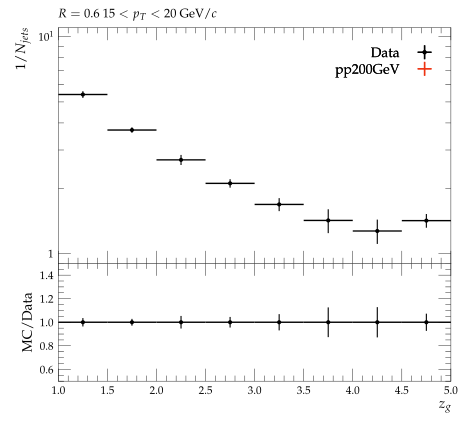

Source code (Python):
#! /usr/bin/env python3

# This Python script was auto-generated using YODA v2.1.0.
# Analysis object: /STAR_2020_I1783875/d16-x01-y01
# Timestamp: 07-10-2025 (18:42:21)

import matplotlib as mpl
import matplotlib.pyplot as plt
mpl.use('Agg') # comment out for interactive use
import os
import numpy as np
from numpy import nan, inf

plotDir = os.path.split(os.path.realpath(__file__))[0]
if 'YODA_USER_PLOT_PATH' in globals():
    plot_outdir = globals()['YODA_USER_PLOT_PATH']
else:
    plot_outdir = plotDir

#plot style
plt.style.use(os.path.join(plotDir, '../default.mplstyle'))
# plot metadata
figW, figH = plt.rcParams['figure.figsize']
ax_xLabel = r'$z_{g}$'
ax_yLabel = r'$1/N_{jets}$'
ax_title  = r'$R=0.6 ~ 15 < p_{T} < 20$ GeV/$c$'
ax_xScale = 'linear'
ax_yScale = 'log'
xLims = (1.0, 5.0)
yLims = (0.9, 11.0)

# TeX-friendly labels for the legend
labels = {
    'legend' : ([ r"Data", r"pp200GeV" ], r""),
}

# Adjust canvas width and height
canvasW = 10.0
canvasH = 9.0
figW *= canvasW/10.
figH *= canvasH/9.

# Create figure and axis objects
fig, (ax, ratio0_ax) = plt.subplots(2, 1, sharex=True,
                  figsize=(figW,figH), gridspec_kw={'height_ratios': (6.0, 3.0)})

# Set figure margins
plt.subplots_adjust(
    left   = 1.0 * plt.rcParams['figure.subplot.left'],
    right  = 1.0 * plt.rcParams['figure.subplot.right'],
    top    = 1.0 * plt.rcParams['figure.subplot.top'],
    bottom = 1.0 * plt.rcParams['figure.subplot.bottom'])

ratio0_ax.yaxis.set_major_locator(mpl.ticker.MultipleLocator(0.2))
ratio0_ax.set_ylim(0.5, 1.4999)
ratio0_ax.set_ylabel('MC/Data')

# the numerical data is stored in a separate file
dataf = dict()
prefix = os.path.split(__file__)[0]
if prefix:    prefix = prefix + '/'
exec(open(prefix+'d16-x01-y01__data.py').read(), dataf)


legend_handles = dict() # keep track of handles for the legend

# style options for curves
# starts at zorder>=5 to draw curve on top of legend
styles = {
  'Data': {
    'color' : 'black',
    'linestyle' : '-',
    'linewidth' : 1,
    'marker' : 'o',
    'markersize' : 2,
    'capsize' : 0.0,
    'zorder' : 5,
    'histstyle' : 0,
    'drawstyle' : 'steps-pre',
    'xerrorbars' : 1,
    'yerrorbars' : 1,
    'fillcolor' : None,
    'fillopacity' : 1.0,
    'ratio0_linestyle' : '-',
    'ratio0_linewidth' : 1,
    'ratio0_marker' : 'o',
    'ratio0_markersize' : 2,
    'ratio0_capsize' : 0.0,
    'ratio0_zorder' : 5,
    'ratio0_histstyle' : 0,
    'ratio0_drawstyle' : 'steps-pre',
    'ratio0_xerrorbars' : 1,
    'ratio0_yerrorbars' : 1,
  },
  'pp200GeV.yoda': {
    'color' : '#EE3311',
    'linestyle' : '-',
    'linewidth' : 1,
    'marker' : 'none',
    'markersize' : 2,
    'capsize' : 0.0,
    'zorder' : 6,
    'histstyle' : 1,
    'drawstyle' : 'steps-pre',
    'xerrorbars' : 1,
    'yerrorbars' : 1,
    'fillcolor' : None,
    'fillopacity' : 1.0,
    'ratio0_linestyle' : '-',
    'ratio0_linewidth' : 1,
    'ratio0_marker' : 'none',
    'ratio0_markersize' : 2,
    'ratio0_capsize' : 0.0,
    'ratio0_zorder' : 6,
    'ratio0_histstyle' : 1,
    'ratio0_drawstyle' : 'steps-pre',
    'ratio0_xerrorbars' : 1,
    'ratio0_yerrorbars' : 1,
  },
}

# curve from input yoda files in main panel
for label, yvals in dataf['yvals'].items():
    if all(np.isnan(v) for v in dataf['yvals'][label]):
        continue
    tmp = None
    if styles[label]['histstyle']: # draw as histogram
        xpos = dataf['xedges'][label] if styles[label]['drawstyle'] else dataf['xpoints'][label]
        ypos = np.insert(yvals, 0, yvals[0]) if styles[label]['drawstyle'] else yvals
        if styles[label]['fillcolor']: # fill area below curve
            ax.fill_between(xpos, ypos, step='pre',
                            color=styles[label]['fillcolor'],
                            alpha=styles[label]['fillopacity'])
        tmp, = ax.plot(xpos, ypos,
                       color=styles[label]['color'],
                       linestyle=styles[label]['linestyle'],
                       linewidth=styles[label]['linewidth'],
                       drawstyle=styles[label]['drawstyle'], solid_joinstyle='miter',
                       zorder=styles[label]['zorder'], label=label)
    tmp = ax.errorbar(dataf['xpoints'][label], yvals,
                      xerr=np.array(dataf['xerrs'][label])*styles[label]['xerrorbars'],
                      yerr=np.array(dataf['yerrs'][label])*styles[label]['yerrorbars'],
                      fmt=styles[label]['marker'], capsize=styles[label]['capsize'],
                      markersize=styles[label]['markersize'],
                      ecolor=styles[label]['color'],
                      color=styles[label]['color'], zorder=styles[label]['zorder'])
    tmp[-1][0].set_linestyle(styles[label]['linestyle'])
    tmp[-1][0].set_linewidth(styles[label]['linewidth'])
    if label in dataf['add_legend_handle']:  legend_handles[label] = tmp
    for varLabel in dataf['variation_yvals'].keys():
        if varLabel.startswith(label):
            tmp, = ax.plot(dataf['xedges'][label], dataf['variation_yvals'][varLabel],
                           color=styles[label]['color'],
                           linestyle=styles[label]['linestyle'],
                           linewidth=styles[label]['linewidth'],
                           drawstyle='steps-pre', solid_joinstyle='miter',
                           zorder=styles[label]['zorder'], alpha=0.5)


# plots on ratio panel
# curve from input yoda files in ratio panel
for label, yvals in dataf['ratio0_yvals'].items():
    if all(np.isnan(v) for v in yvals):
        continue
    if styles[label]['ratio0_histstyle']: # plot as histogram
        xpos = dataf['xedges']['Data'] if styles[label]['ratio0_drawstyle'] else dataf['xpoints']['Data']
        ypos = np.insert(yvals, 0, yvals[0]) if styles[label]['ratio0_drawstyle'] else yvals
        ratio0_ax.plot(xpos, ypos,
                       color=styles[label]['color'],
                       linewidth=styles[label]['linewidth'],
                       linestyle=styles[label]['ratio0_linestyle'],
                       drawstyle=styles[label]['ratio0_drawstyle'], zorder=styles[label]['zorder'],
                       solid_joinstyle='miter')
    tmp = ratio0_ax.errorbar(dataf['xpoints']['Data'], yvals,
                             xerr=np.array(dataf['ref_xerrs'])*styles[label]['ratio0_xerrorbars'],
                             yerr=np.array(dataf['ratio0_yerrs'][label])*styles[label]['ratio0_yerrorbars'],
                             fmt=styles[label]['ratio0_marker'], capsize=styles[label]['ratio0_capsize'],
                             markersize=styles[label]['ratio0_markersize'],
                             ecolor=styles[label]['color'],
                             color=styles[label]['color'])
    tmp[-1][0].set_linestyle(styles[label]['ratio0_linestyle'])
    tmp[-1][0].set_linewidth(styles[label]['ratio0_linewidth'])

    for varlabel in dataf['ratio0_variation_vals'].keys():
        if varlabel.startswith(label):
            ratio0_ax.plot(dataf['xedges']['Data'],
                            dataf['ratio0_variation_vals'][varlabel],
                            color=styles[label]['color'],
                            linestyle=styles[label]['linestyle'],
                            linewidth=styles[label]['linewidth'],
                            drawstyle='steps-pre', solid_joinstyle='miter',
                            zorder=1, alpha=0.5)

legend_items = list(legend_handles.values())
ax.add_artist(ax.legend(legend_items,
                        labels['legend'][0],
                        title=labels['legend'][1],
                        alignment='right',
                        loc='upper right',
                        bbox_to_anchor=(1.0, 0.97),markerfirst=False))

# set plot metadata as defined above
ratio0_ax.set_xlabel(ax_xLabel)
ratio0_ax.xaxis.set_label_coords(1., -0.15)
ax.set_ylabel(ax_yLabel, ha='right', va='top')
ax.yaxis.set_label_coords(-0.11, 1.0)
ax.set_title(ax_title, loc='left')
ax.set_xscale(ax_xScale)
ax.set_yscale(ax_yScale)
ax.set_xlim(xLims)
ax.set_ylim(yLims)

# tick formatting
plt.rcParams['xtick.top'] = True
plt.rcParams['ytick.right'] = True
ax.yaxis.set_major_locator(mpl.ticker.LogLocator(base=10.0, numticks=np.inf))
ax.yaxis.set_minor_locator(mpl.ticker.LogLocator(
                           base=10.0, subs=np.arange(0.1, 1, 0.1), numticks=np.inf))
fig.align_ylabels((ax, ratio0_ax))
plt.savefig(os.path.join(plot_outdir, 'd16-x01-y01.pdf'), format='PDF')
plt.savefig(os.path.join(plot_outdir, 'd16-x01-y01.png'), format='PNG')

plt.close(fig)
